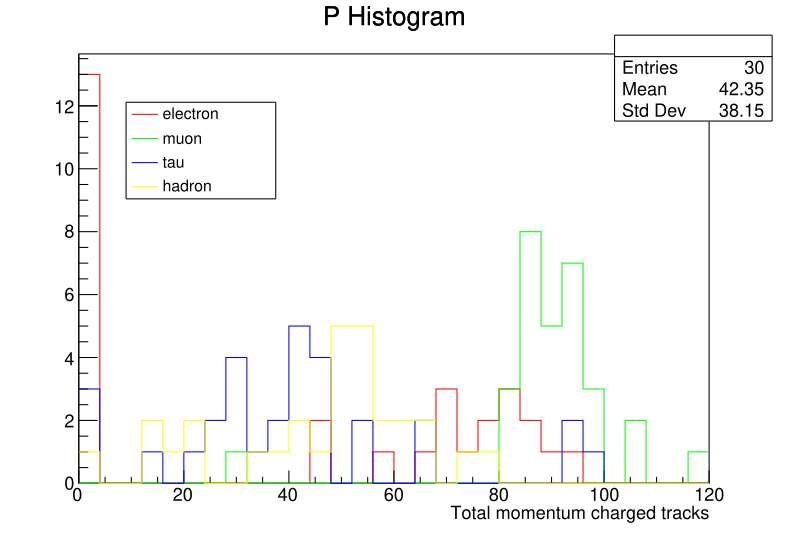

Python code for this plot:
import numpy as np
import scipy.optimize
import scipy.stats
import matplotlib.pyplot as plt
from ROOT import *

canvas = TCanvas()
histo = TH1F("", "P Histogram", 30, 0, 120)  # elctron
histo2 = TH1F("", "P Histogram", 30, 0, 120) # muon
histo3 = TH1F("", "P Histogram", 30, 0, 120) # tau
histo4 = TH1F("", "P Histogram", 30, 0, 120) # hadron

histo.GetXaxis().SetTitle("Total momentum charged tracks")
histo.SetLineColor(2)
histo2.SetLineColor(3)
histo3.SetLineColor(4)
histo4.SetLineColor(5)

with open("P_electron.txt", "r") as peaks_file:
    for line in peaks_file:
        if len(line.strip()) == 0:
            continue
        x_i = float(line)
        histo.Fill(x_i)

with open("P_muon.txt", "r") as peaks_file2:
    for line in peaks_file2:
        if len(line.strip()) == 0:
            continue
        x_i2 = float(line)
        histo2.Fill(x_i2)

with open("P_tau.txt", "r") as peaks_file3:
    for line in peaks_file3:
        if len(line.strip()) == 0:
            continue
        x_i3 = float(line)
        histo3.Fill(x_i3)

with open("P_hadron.txt", "r") as peaks_file4:
    for line in peaks_file4:
        if len(line.strip()) == 0:
            continue
        x_i4 = float(line)
        histo4.Fill(x_i4)

histo.Draw()
histo2.Draw("same")
histo3.Draw("same")
histo4.Draw("same")

legend = TLegend(0.16, 0.63, 0.35, 0.81)
legend.AddEntry(histo, "electron", "l")
legend.AddEntry(histo2, "muon", "l")
legend.AddEntry(histo3, "tau", "l")
legend.AddEntry(histo4, "hadron", "l")
#legend.SetTextSize(0.065)
legend.Draw()

canvas.SaveAs("PCharged.pdf")
